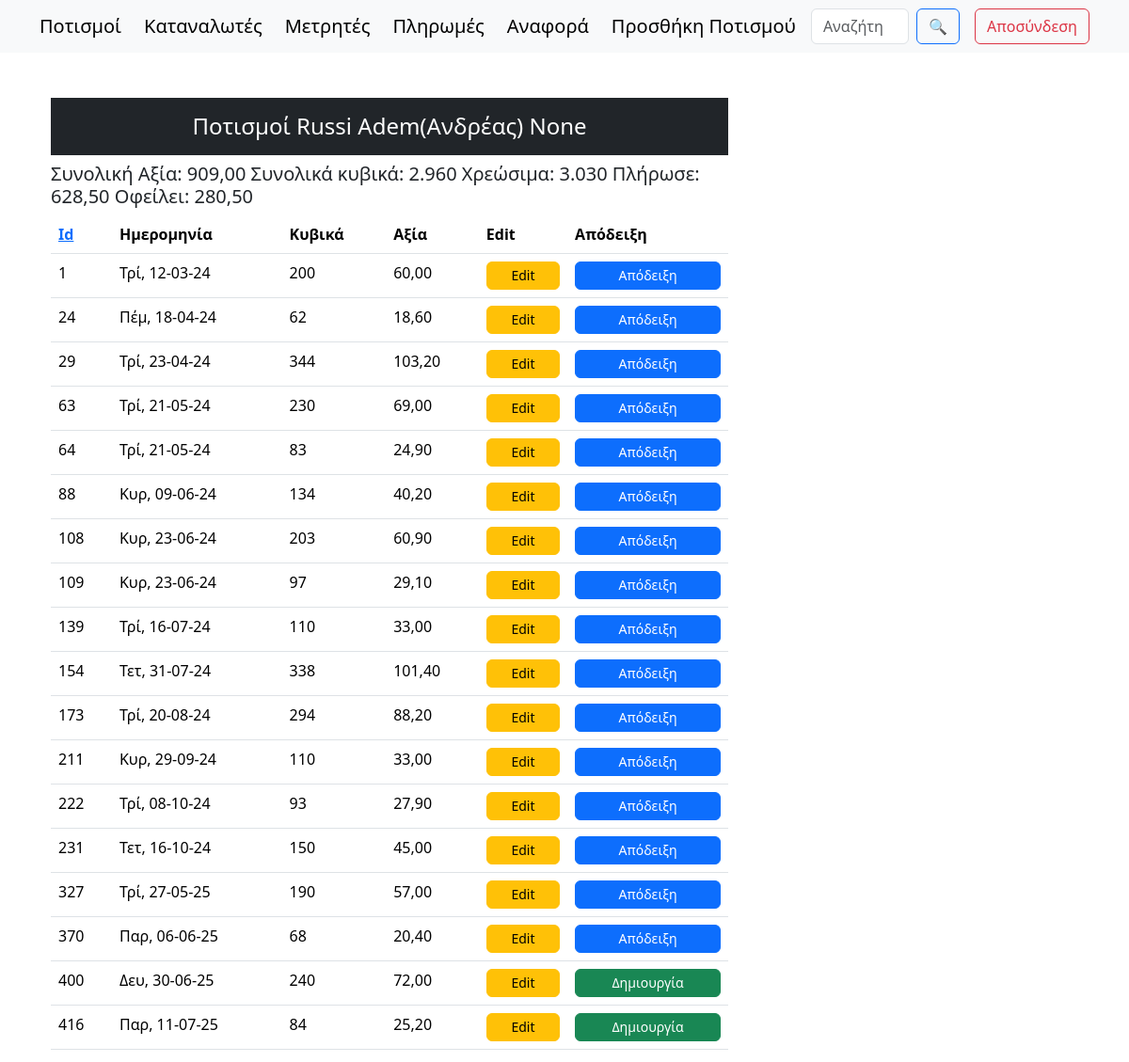
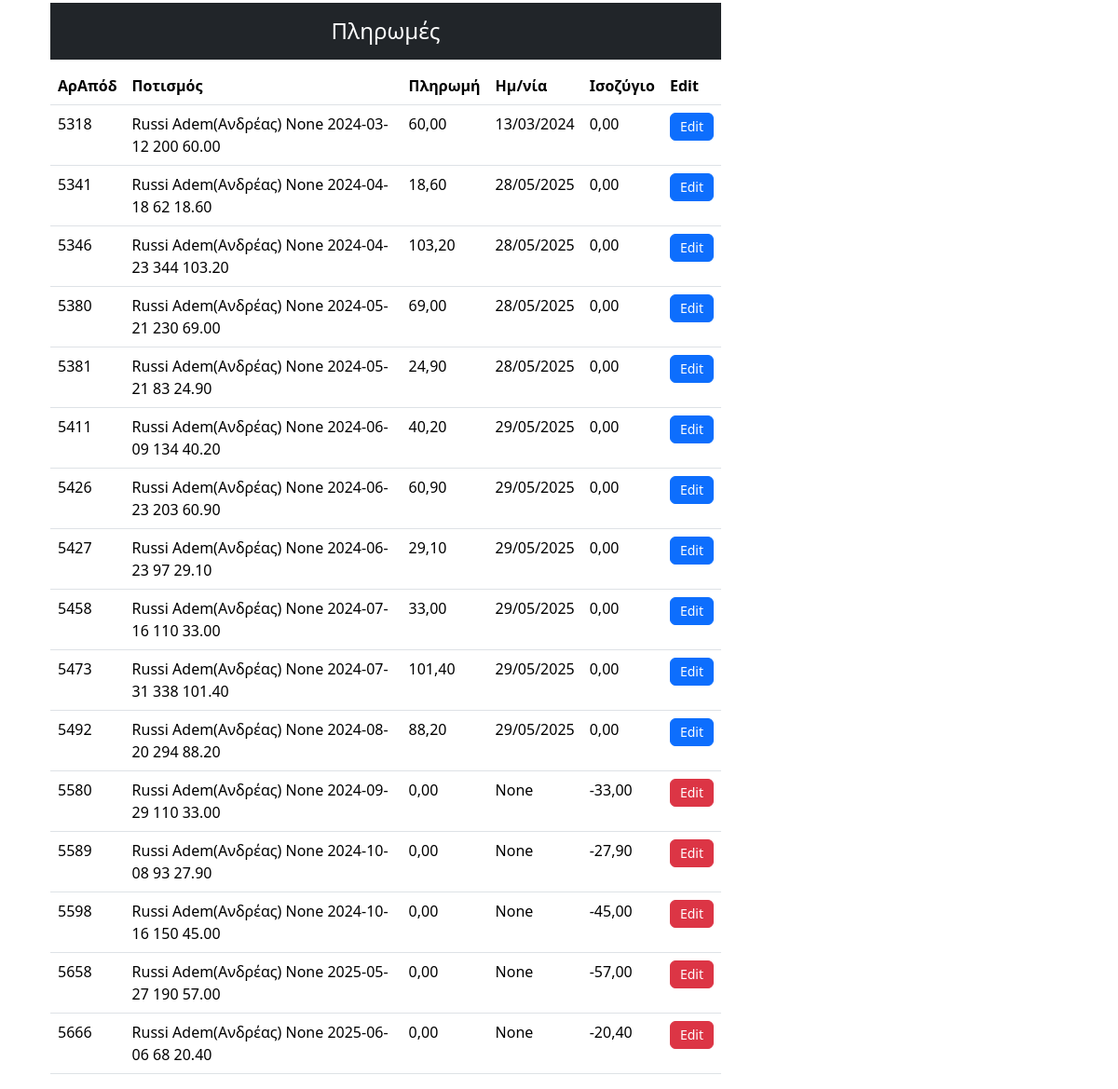
The page /customerIrrigations/1/ (signed in) on the database its author committed (2 pictures, top to bottom).
### synet/models.py (models this page shows, shortened)
class Persons(models.Model):
    surname = models.CharField(max_length=100)
    name = models.CharField(max_length=100, null=True, blank=True)
    fathersName = models.CharField(max_length=100, null=True, blank=True)
    afm = models.CharField(max_length=9, null=True, blank=True, unique=True)
    phone = models.CharField(max_length=10, null=True, blank=True)
    member = models.BooleanField(default=True)  # Είναι μέλος του συνεταιρισμού
    payAsMember = models.BooleanField(default=True)  # Πληρώνει σαν μέλος του συνεταιρισμού
    isActive = models.BooleanField(default=False)  # Είναι ενεργός στον πολιτισμό
    aa = models.IntegerField(null=True, blank=True, unique=True)  # Αύξων αριθμός απόφασης ΔΣ 7/10/2000
    placeOfResidence = models.CharField(max_length=20, null=True, blank=True) # Τόπος διαμονής
    notes = models.CharField(max_length=100, null=True, blank=True)
    class Meta:
        unique_together = ('surname', 'name', 'fathersName')
        ordering = ['surname', 'name', 'fathersName']
    def __str__(self):
        return f"{self.surname} {self.name} {self.fathersName}".strip()  # Αφαιρεί επιπλέον κενά

class WaterCons(models.Model):
    serialNumber = models.IntegerField(null=True, blank=True)
    date = models.DateField()
    counter = models.ForeignKey(Counters, on_delete=models.SET_NULL, null=True)
    customer = models.ForeignKey(Persons, on_delete=models.SET_NULL, null=True)
    finalIndication = models.IntegerField()
    initialIndication = models.IntegerField()
    intermediateIndication = models.IntegerField(null=True, blank=True)
    cubicMeters = models.IntegerField(null=True, blank=True)
    billableCubicMeters = models.IntegerField(null=True, blank=True)
    hydronomistsCubicMeters = models.DecimalField(max_digits=10, decimal_places=2, null=True, blank=True)
    costPerMeter = models.DecimalField(max_digits=10, decimal_places=2, null=True, blank=True, default=0.30)
    cost = models.DecimalField(max_digits=10, decimal_places=2, null=True, blank=True)
    hydronomistsRight = models.DecimalField(max_digits=10, decimal_places=2, null=True, blank=True)
    viberMsg = models.CharField(max_length=200, null=True, blank=True)
    notes = models.TextField( null=True,blank=True)
    field = models.ForeignKey(Fields, on_delete=models.SET_NULL, null=True, blank=True)
    receipt = models.ForeignKey("Paids", on_delete=models.SET_NULL, null=True, blank=True, related_name="watercons_receipts") # idΑπόδειξης (paids_id)
    def __str__(self):
        return f"{self.customer} {self.date} {self.billableCubicMeters} {self.cost}".strip()  # Αφαιρεί επιπλέον κενά

class Paids(models.Model):
    irrigation = models.ForeignKey(WaterCons, on_delete=models.SET_NULL, null=True, blank=True, related_name="paid_irrigations")
    customer = models.ForeignKey(Persons, on_delete=models.SET_NULL, null=True)
    cost = models.DecimalField(max_digits=10, decimal_places=2, null=True, blank=True)
    receiptNumber = models.IntegerField(null=True, blank=True, unique=True)
    paid = models.DecimalField(max_digits=10, decimal_places=2, null=True, blank=True)
    paymentDate = models.DateField(null=True, blank=True)
    receiver = models.ForeignKey(Receivers, on_delete=models.SET_NULL, null=True, blank=True)
    balance = models.DecimalField(max_digits=10, decimal_places=2, null=True, blank=True)

### synet/views.py (the view)
# urls.py: path('customerIrrigations/<int:customer_id>/', views.customerIrrigations, name="customerIrrigations"),
def customerIrrigations(request, customer_id):
    sort_by, order = get_sort_params(request)
    data = WaterCons.objects.filter(customer_id=customer_id).order_by(sort_by)
    customerPaids = Paids.objects.filter(customer=customer_id).order_by(sort_by)
    customer = get_object_or_404(Persons, id=customer_id)
    aggregates = WaterCons.objects.filter(customer_id=customer_id).aggregate(
        total_cost=Sum('cost'),
        total_cubic=Sum('cubicMeters'),
        total_billable=Sum('billableCubicMeters')
    )
    total_paid = Paids.objects.filter(customer=customer_id).aggregate(total_paid=Sum('paid'))['total_paid'] or 0
    debt = (aggregates['total_cost'] or 0) - total_paid
    context = {
        'data': data,
        'order': order,
        'customer': customer,
        **aggregates,
        'customerPaids': customerPaids,
        'total_paid': total_paid,
        'debt': debt,
    }
    return render(request, 'customerIrrigations.html', context)

### synet/views.py (called while the page is built)
def get_sort_params(request, default='-id'):
    sort_by = request.GET.get('sort', default)
    order = request.GET.get('order', 'asc')
    if order == 'desc' and not sort_by.startswith('-'):
        sort_by = f'-{sort_by}'
    elif order == 'asc' and sort_by.startswith('-'):
        sort_by = sort_by[1:]
    return sort_by, 'asc' if order == 'desc' else 'desc'

### templates/customerIrrigations.html (shortened to what this page needs)
{% extends "main.html" %}
{% load humanize %}
{% block content %}
<div class="container mt-5">
    <div class="row">
        <div class="col-md-8">
          <h4 class="text-center text-white bg-dark p-3 sticky-top">Ποτισμοί {{customer}}</h4>
          <h5>
            Συνολική Αξία: {{ total_cost|floatformat:2|intcomma }}
            Συνολικά κυβικά: {{total_cubic|intcomma}}
            Χρεώσιμα: {{total_billable|intcomma}}
            Πλήρωσε: {{ total_paid|floatformat:2|intcomma }}
            Οφείλει: {{ debt|floatformat:2|intcomma }}
          </h5>
          <table class="table">
              <thead>
                 <tr>
                    <th scope="col"><a href="?sort=id&order={{ order }}">Id</a></th>
                    <th scope="col">Ημερομηνία</th>
                    <th scope="col">Κυβικά</th>
                    <th scope="col">Αξία</th>
                    <th scope="col">Edit</th>
                    <th scope="col">Απόδειξη</th>
                  </tr>
                </thead>
                <tbody>
                    {% for d in data %}
                  <tr>
                    <td scope="row">{{d.id}}</td>
                    <td>{{ d.date|date:"D, d-m-y" }}</td>
                    <td>{{d.billableCubicMeters}}</td>
                    <td>{{d.cost}}</td>
                    <td><a type="button" href="/update-irrigation/{{d.id}}" class="btn btn-warning">Edit</a></td>
                    {% if d.receipt %}
                      <td><a href="{% url 'paids_update' d.receipt.id %}" class="btn btn-primary">Απόδειξη</a></td>
                    {% else %}
                      <td><a href="{% url 'create_payment' d.id %}" class="btn btn-success">Δημιουργία</a></td>
                    {% endif %}
                  </tr>
                  {% endfor %}
                </tbody>
              </table>
            <h4 class="text-center text-white bg-dark p-3">Πληρωμές</h4>
            <table class="table">
                <thead>
                  <tr>
                    <th scope="col">ΑρΑπόδ</th>
                    <th scope="col">Ποτισμός</th>
                    <th scope="col">Πληρωμή</th>
                    <th scope="col">Ημ/νία</th>
                    <th scope="col">Ισοζύγιο</th>
                    <th scope="col">Edit</th>
                  </tr>
                </thead>
                <tbody>
                  {% for d in customerPaids %}
                    <tr>
                      <td>{{d.receiptNumber}}</td>
                      <td>{{d.irrigation}}</td>
                      <td>{{d.paid}}</td>
                      <td>{{d.paymentDate}}</td>
                      <td>{{d.balance}}</td>
                      {% if d.balance == 0 %}
                        <td><a type="button" href="/paids/update/{{d.id}}" class="btn btn-primary">Edit</a></td>
                      {% elif d.balance > 0 %}
                        <td><a type="button" href="/paids/update/{{d.id}}" class="btn btn-success">Edit</a></td>
                      {% elif d.balance < 0 %}
                        <td><a type="button" href="/paids/update/{{d.id}}" class="btn btn-danger">Edit</a></td>
                      {% else %}
                        <td><a type="button" href="/paids/update/{{d.id}}" class="btn btn-warning">Edit</a></td>
                      {% endif %}
                    </tr>
                  {% endfor %}
                </tbody>
              </table>
        </div>
    </div>
</div>
{% endblock content %}

### templates/customerIrrigations.html (style rules this page uses)
td a.btn { display: flex; align-items: center; justify-content: center; height: 30px; padding: 5px 10px; font-size: 14px; }

### templates/main.html (style rules this page uses)
body { padding-top: 80px; }
thead { position: sticky; top: 0; background-color: #0d6efd; color: #fff; z-index: 1020; }
tbody tr:nth-child(odd) { background-color: #f9f9f9; }
tbody tr:nth-child(even) { background-color: #e9ecef; }

### rows shown on the page
Persons: surname+name+fathersName "Russi Adem(Ανδρέας) None"
WaterCons: id "1", date "Τρί, 12-03-24", billableCubicMeters "200", cost "60,00", shows "Απόδειξη"
WaterCons: id "24", date "Πέμ, 18-04-24", billableCubicMeters "62", cost "18,60", shows "Απόδειξη"
WaterCons: id "29", date "Τρί, 23-04-24", billableCubicMeters "344", cost "103,20", shows "Απόδειξη"
WaterCons: id "63", date "Τρί, 21-05-24", billableCubicMeters "230", cost "69,00", shows "Απόδειξη"
WaterCons: id "64", date "Τρί, 21-05-24", billableCubicMeters "83", cost "24,90", shows "Απόδειξη"
WaterCons: id "88", date "Κυρ, 09-06-24", billableCubicMeters "134", cost "40,20", shows "Απόδειξη"
WaterCons: id "108", date "Κυρ, 23-06-24", billableCubicMeters "203", cost "60,90", shows "Απόδειξη"
WaterCons: id "109", date "Κυρ, 23-06-24", billableCubicMeters "97", cost "29,10", shows "Απόδειξη"
WaterCons: id "139", date "Τρί, 16-07-24", billableCubicMeters "110", cost "33,00", shows "Απόδειξη"
WaterCons: id "154", date "Τετ, 31-07-24", billableCubicMeters "338", cost "101,40", shows "Απόδειξη"
WaterCons: id "173", date "Τρί, 20-08-24", billableCubicMeters "294", cost "88,20", shows "Απόδειξη"
WaterCons: id "211", date "Κυρ, 29-09-24", billableCubicMeters "110", cost "33,00", shows "Απόδειξη"
WaterCons: id "222", date "Τρί, 08-10-24", billableCubicMeters "93", cost "27,90", shows "Απόδειξη"
WaterCons: id "231", date "Τετ, 16-10-24", billableCubicMeters "150", cost "45,00", shows "Απόδειξη"
WaterCons: id "327", date "Τρί, 27-05-25", billableCubicMeters "190", cost "57,00", shows "Απόδειξη"
WaterCons: id "370", date "Παρ, 06-06-25", billableCubicMeters "68", cost "20,40", shows "Απόδειξη"
WaterCons: id "400", date "Δευ, 30-06-25", billableCubicMeters "240", cost "72,00", shows "Δημιουργία"
WaterCons: id "416", date "Παρ, 11-07-25", billableCubicMeters "84", cost "25,20", shows "Δημιουργία"
Paids: receiptNumber "5318", irrigation "Russi Adem(Ανδρέας) None 2024-03-12 200 60.00", paid "60,00", paymentDate "13/03/2024", balance "0,00"
Paids: receiptNumber "5341", irrigation "Russi Adem(Ανδρέας) None 2024-04-18 62 18.60", paid "18,60", paymentDate "28/05/2025", balance "0,00"
Paids: receiptNumber "5346", irrigation "Russi Adem(Ανδρέας) None 2024-04-23 344 103.20", paid "103,20", paymentDate "28/05/2025", balance "0,00"
Paids: receiptNumber "5380", irrigation "Russi Adem(Ανδρέας) None 2024-05-21 230 69.00", paid "69,00", paymentDate "28/05/2025", balance "0,00"
Paids: receiptNumber "5381", irrigation "Russi Adem(Ανδρέας) None 2024-05-21 83 24.90", paid "24,90", paymentDate "28/05/2025", balance "0,00"
Paids: receiptNumber "5411", irrigation "Russi Adem(Ανδρέας) None 2024-06-09 134 40.20", paid "40,20", paymentDate "29/05/2025", balance "0,00"
Paids: receiptNumber "5426", irrigation "Russi Adem(Ανδρέας) None 2024-06-23 203 60.90", paid "60,90", paymentDate "29/05/2025", balance "0,00"
Paids: receiptNumber "5427", irrigation "Russi Adem(Ανδρέας) None 2024-06-23 97 29.10", paid "29,10", paymentDate "29/05/2025", balance "0,00"
Paids: receiptNumber "5458", irrigation "Russi Adem(Ανδρέας) None 2024-07-16 110 33.00", paid "33,00", paymentDate "29/05/2025", balance "0,00"
Paids: receiptNumber "5473", irrigation "Russi Adem(Ανδρέας) None 2024-07-31 338 101.40", paid "101,40", paymentDate "29/05/2025", balance "0,00"
Paids: receiptNumber "5492", irrigation "Russi Adem(Ανδρέας) None 2024-08-20 294 88.20", paid "88,20", paymentDate "29/05/2025", balance "0,00"
Paids: receiptNumber "5580", irrigation "Russi Adem(Ανδρέας) None 2024-09-29 110 33.00", paid "0,00", paymentDate "None", balance "-33,00"
Paids: receiptNumber "5589", irrigation "Russi Adem(Ανδρέας) None 2024-10-08 93 27.90", paid "0,00", paymentDate "None", balance "-27,90"
Paids: receiptNumber "5598", irrigation "Russi Adem(Ανδρέας) None 2024-10-16 150 45.00", paid "0,00", paymentDate "None", balance "-45,00"
Paids: receiptNumber "5658", irrigation "Russi Adem(Ανδρέας) None 2025-05-27 190 57.00", paid "0,00", paymentDate "None", balance "-57,00"
Paids: receiptNumber "5666", irrigation "Russi Adem(Ανδρέας) None 2025-06-06 68 20.40", paid "0,00", paymentDate "None", balance "-20,40"

### other values the page prints
{{ total_cost|floatformat:2|intcomma }} "909,00"
{{ total_cubic|intcomma }} "2.960"
{{ total_billable|intcomma }} "3.030"
{{ total_paid|floatformat:2|intcomma }} "628,50"
{{ debt|floatformat:2|intcomma }} "280,50"
